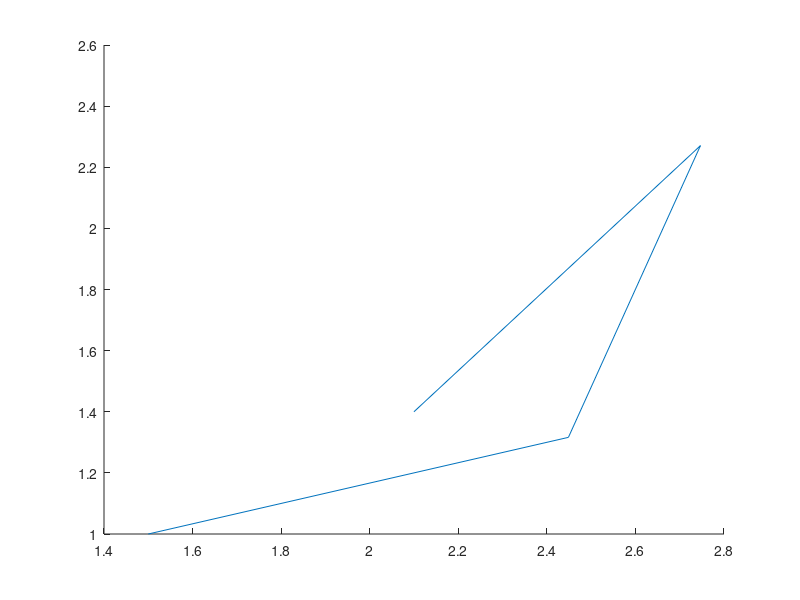

MATLAB code for this plot:
t = 0:0.01:1;
px = 1.5 + 0.6 * 0.5 * (1-cos(pi*t/1.0));
py = 1.0 + 0.4 * 0.5 * (1-cos(pi*t/1.0));

theta2 = acos((py.^2 + (px - 1).^2 -2)./2);
theta1 = atan2((-sin(theta2).*(px-1) + 1+cos(theta2).*py)./(1+cos(theta2).^2 - sin(theta2).^2) ,(1+cos(theta2).*(px-1) + sin(theta2) .* py)./(1+cos(theta2).^2 - sin(theta2).^2));
theta3 = 2*pi- theta2 - theta1;

p1x = 1.5 + cos(theta1);
p1y = 1 + sin(theta1);
p2x = p1x + cos(theta2 + theta1);
p2y = p1y + sin(theta2 + theta1)



p0x = 1.5;
p0y = 1;

Px = [p0x,p1x(100),p2x(100),px(100)]
Py = [p0y,p1y(100),p2y(100),py(100)]

line(Px, Py)
hold on